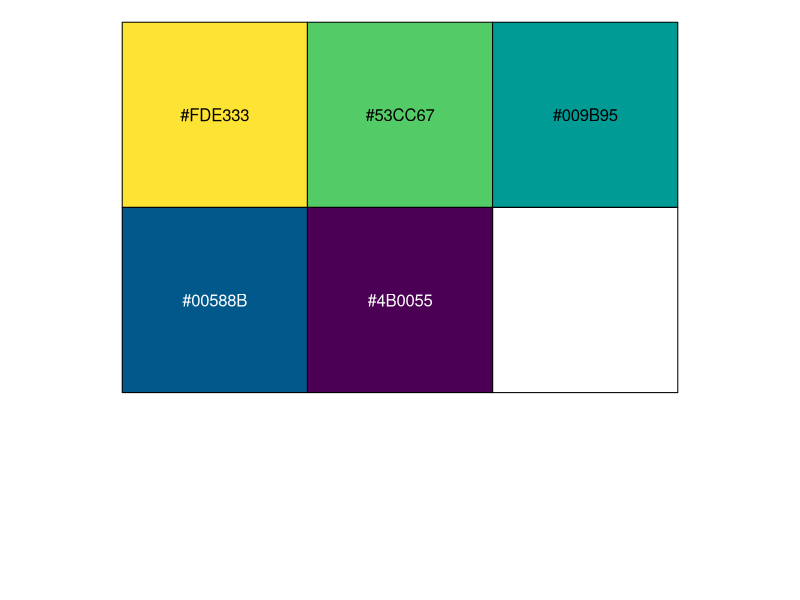
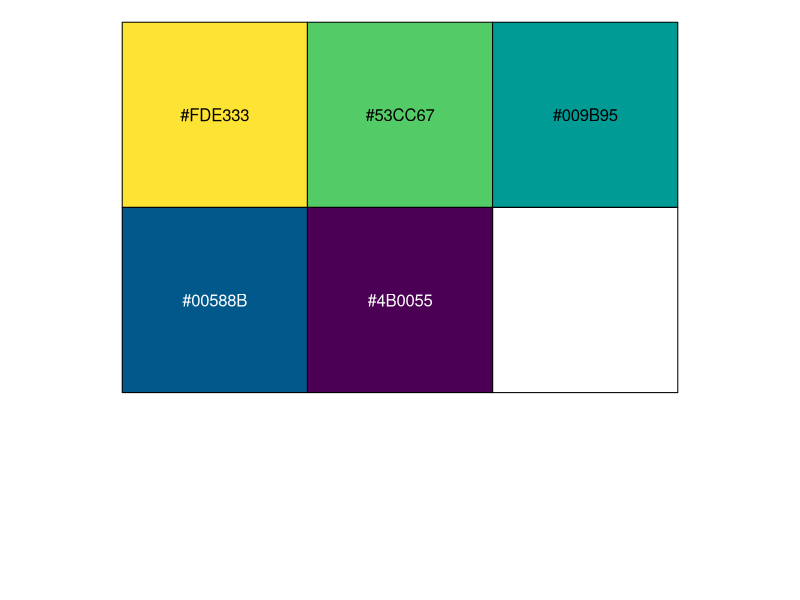
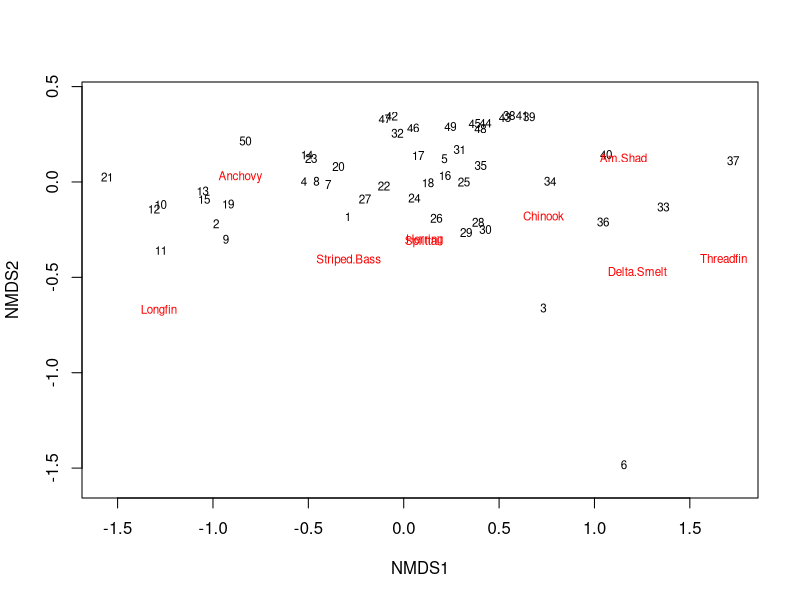
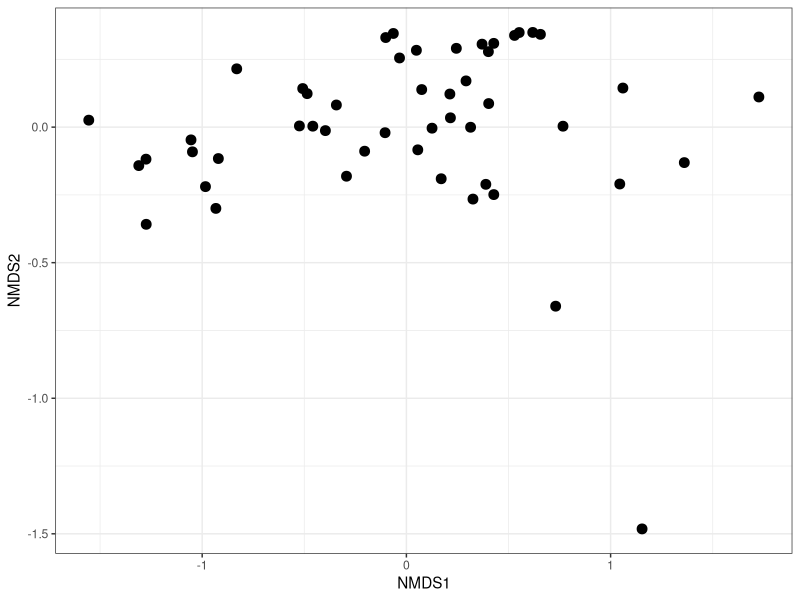
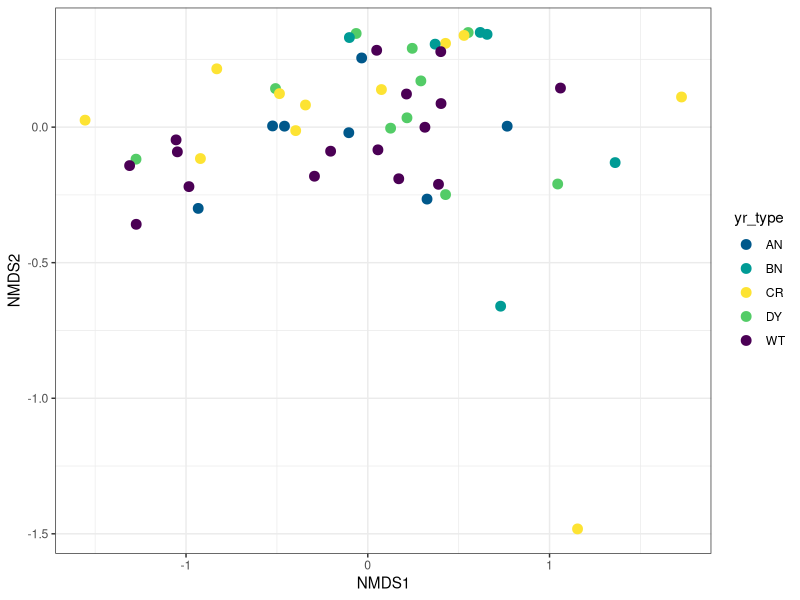
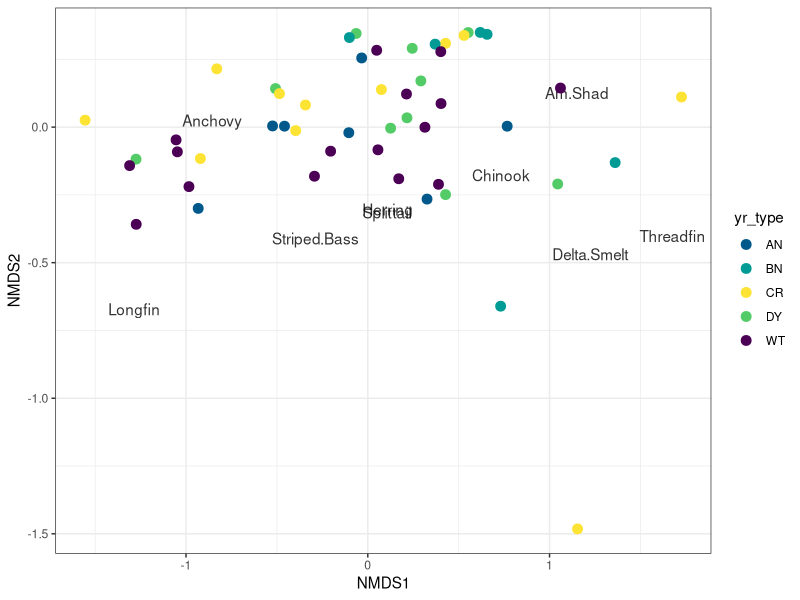
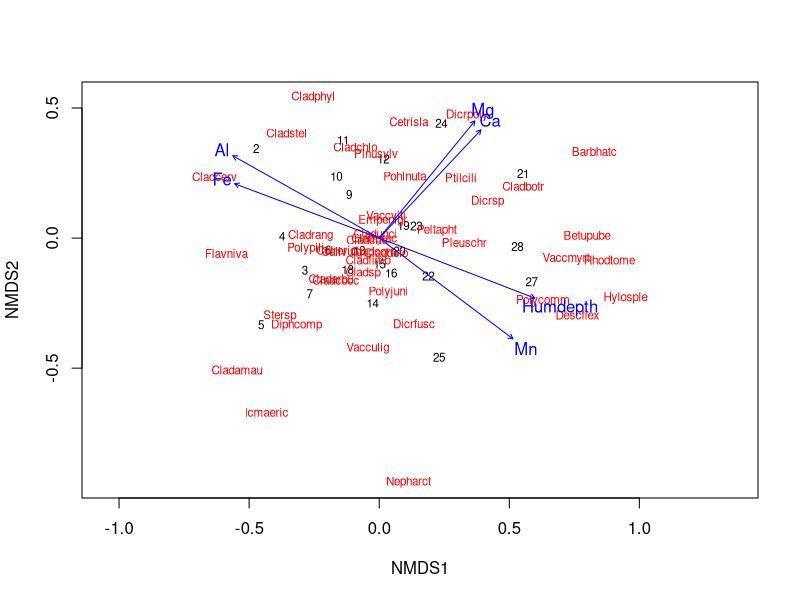

Write R code to recreate these figures, in order.
# Pete Nelson, PhD
# Department of Water Resources
# project: drought traits (special studies)
# purpose: analysis of FMWT (fish) data
# created: 2022-09-02
# last modified: 2023-06-05

# get started -----
rm(list= ls()[!(ls() %in% c("fmwt1", "spp_occ",    # indices & freq of occurrence
                            "index_stations",
                            "year_types"))])  # station location

library(tidyverse)
library(readxl)
library(scales)

pal_yrtype <- c("Critical" = "#FDE333", "Dry" = "#53CC67", "Below Normal" = "#009B95","Above Normal" = "#00588B", "Wet" = "#4B0055")
show_col(pal_yrtype)
pal_yrtype2 <- c("CR" = "#FDE333", "DY" = "#53CC67", "BN" = "#009B95","AN" = "#00588B", "WT" = "#4B0055")
show_col(pal_yrtype2)

# if necessary -----
fmwt1 <- read_csv("fish traits/fish_data/fmwt1.csv") # derived from fmwt.R, collapsed striper data
index_stations <- read_csv("fish traits/fish_data/index_stations.csv") # from fmwt.R
spp_occ <- read_csv("fish traits/fish_data/spp_occ.csv")
year_types <- read_excel("fish traits/fish_data/yeartypes.xlsx") %>% select(-...1)

# NMDS ----

library(vegan)

data <- rename(fmwt1,
               c(Am.Shad = american_shad,
                 Chinook = chinook_salmon,
                 Delta.Smelt = delta_smelt,
                 Longfin = longfin_smelt,
                 Anchovy = northern_anchovy,
                 Herring = pacific_herring,
                 Splittail = splittail,
                 Striped.Bass = striped_bass,
                 Threadfin = threadfin_shad)) %>% 
  left_join(year_types, keep = FALSE) %>% 
  select(-c(drought, shortterm, sprNDOI, yr_type)) %>% 
  filter(year >= 1970) %>% 
  filter(year != 1974 & year != 1979)  # remove years 1974 & 1979, no fmwt data

nmds <- metaMDS(data[,2:10], # spp data only
                noshare = T, 
                autotransform = FALSE, 
                trymax = 500)
plot(nmds, type = "t")

## plot with ggplot ----
data.scores <- as.tibble(scores(nmds, "sites"))
data.scores$year <- data$year
data.scores$yr_type <- data$yr_type2

spp.scores <- as.tibble(scores(nmds, "species")) # use vegan scores function to extract spp scores, convert to df
spp.scores$species <- c("Am.Shad", "Chinook", "Delta.Smelt", "Longfin", "Anchovy",
                        "Herring", "Splittail", "Striped.Bass", "Threadfin")
head(spp.scores)  #look at the data

# simple nmds plot of the years 1970-2021
ggplot() +
  geom_point(data = data.scores, 
             aes(x = NMDS1, y = NMDS2),
             size = 3) +
  theme_bw()

# color the points by year type
ggplot() +
  geom_point(data = data.scores, 
             aes(x = NMDS1, y = NMDS2,
                 color = yr_type),
             size = 3) +
  scale_color_manual(values = pal_yrtype2) +
  theme_bw()

# add species
ggplot() +
  geom_text(data = spp.scores, 
            aes(x = NMDS1, y = NMDS2, label = species), 
            alpha = 0.8) +
  geom_point(data = data.scores, 
             aes(x = NMDS1, y = NMDS2,
                 color = yr_type),
             size = 3) +
  scale_color_manual(values = pal_yrtype2) +
  theme_bw()

####
# SCRATCH ####
####
data(varespec) # columns 44: spp; rows 24: sites; data are vegetation cover values
data(varechem) # 24 by 14; soil characteristics of the 24 sites

test <- as_tibble(varespec) %>%
  mutate(sites = factor(rep(c("grassland", "quarry"), each = 12)),
        obs = factor(LETTERS[1:24])) %>% 
  relocate(sites, obs)

ord <- metaMDS(varespec)
plot(ord, type = "t")
## Fit environmental variables
ef <- envfit(ord, varechem)
ef
plot(ef, p.max = 0.05) # show effect of environmental variables on ordination

ord <- metaMDS(test[,3:46])
